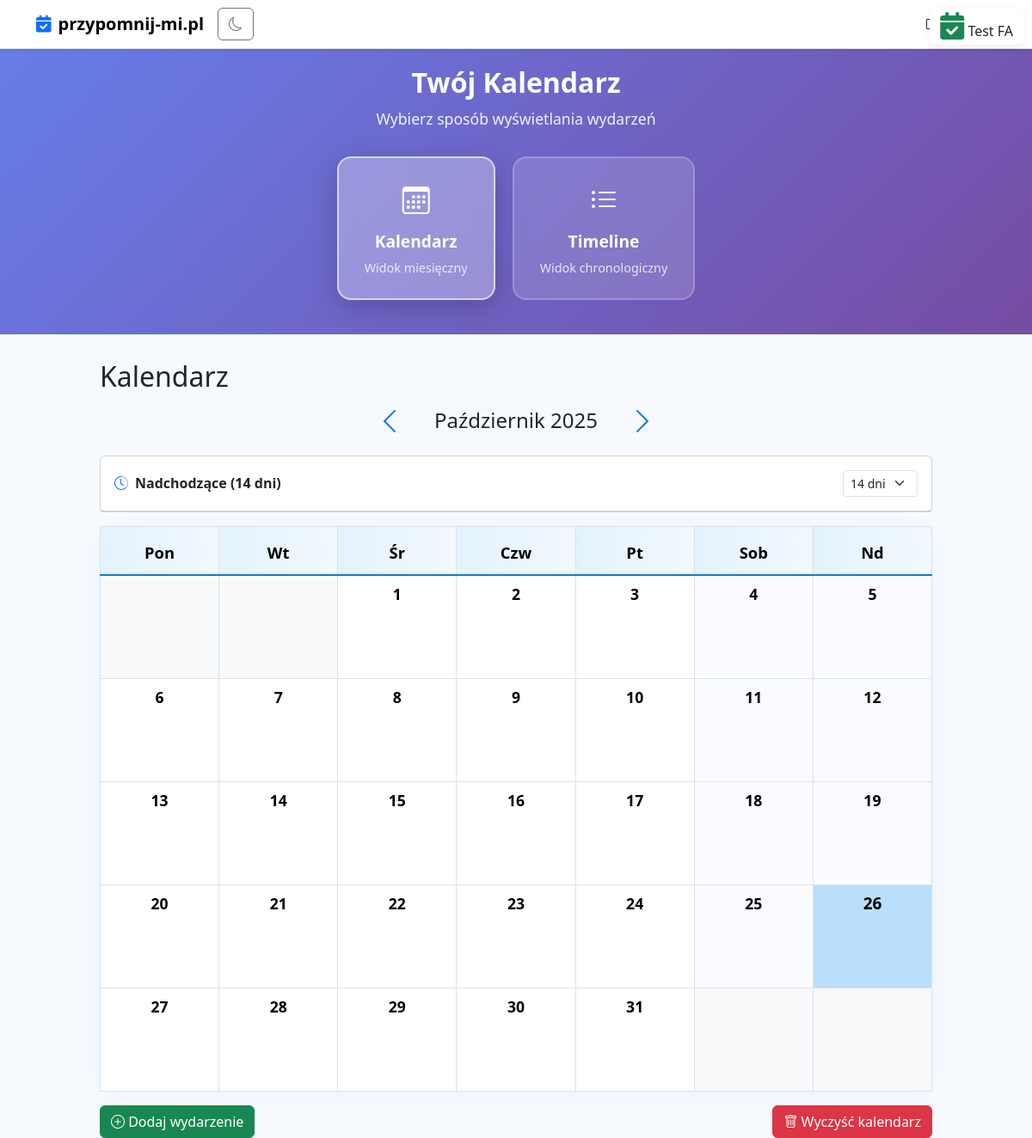
The page / (signed in) on the database as committed earlier.
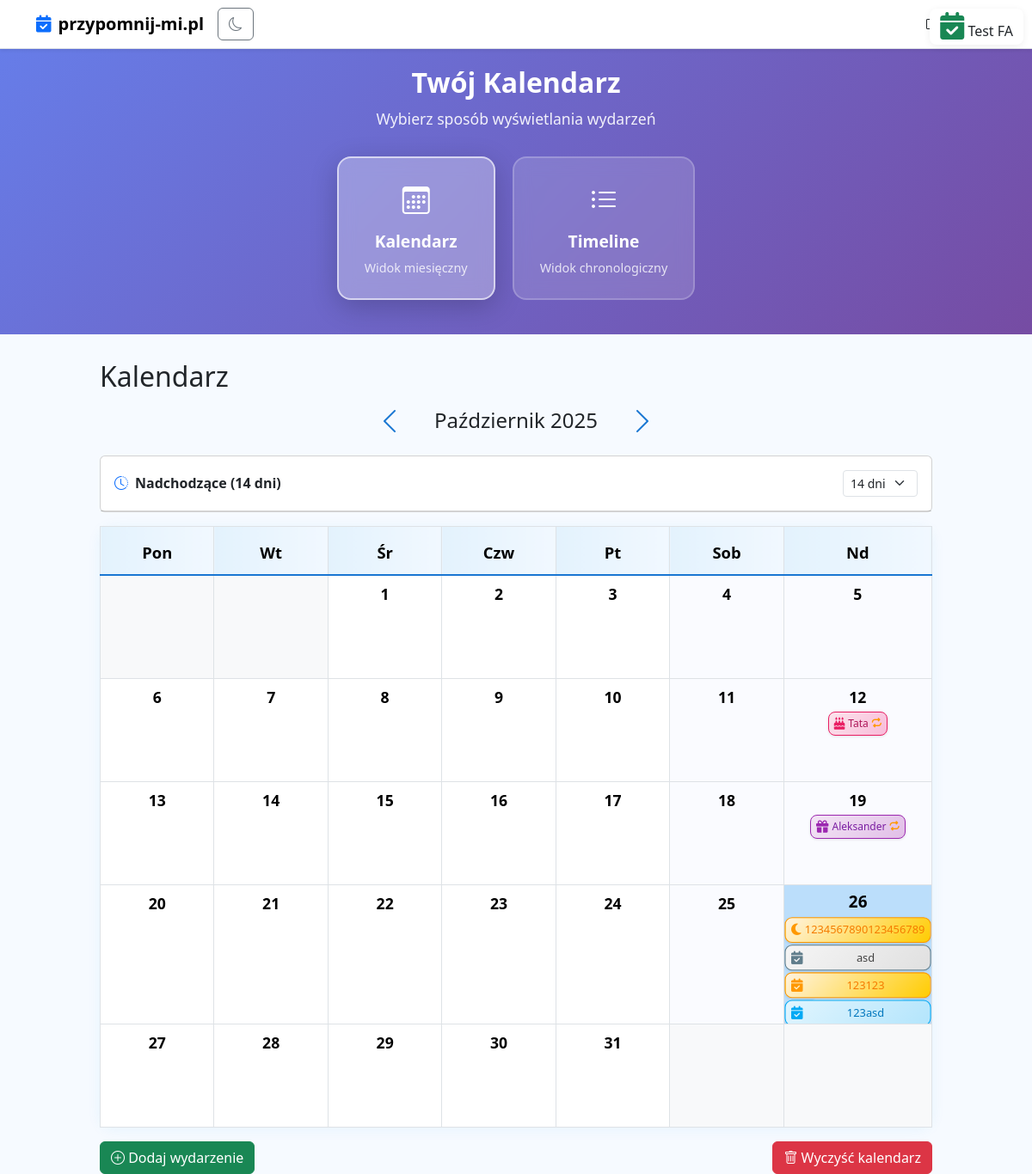
The same page on the database as committed later.
### events/models.py (models this page shows, shortened)
class Event(models.Model):
    CATEGORY_CHOICES = [
        ('urodziny', 'Urodziny'),
        ('imieniny', 'Imieniny'),
        ('rocznice', 'Rocznice'),
        ('przeglad', 'Przegląd'),
        ('ubezpieczenie', 'Ubezpieczenie'),
        ('inne', 'Wpisz własną kategorię'),
    ]
    RECURRENCE_CHOICES = [
        ('none', 'Brak'),
        ('daily', 'Codziennie'),
        ('weekly', 'Co tydzień'),
        ('monthly', 'Co miesiąc'),
        ('yearly', 'Co rok'),
    ]
    user = models.ForeignKey(User, on_delete=models.CASCADE)
    date = models.DateField()
    category = models.CharField(max_length=20, choices=CATEGORY_CHOICES)
    custom_category = models.CharField(max_length=50, blank=True, null=True)
    description = models.CharField(max_length=255)
    is_recurring = models.BooleanField(default=False, verbose_name='Wydarzenie cykliczne')
    recurrence_type = models.CharField(max_length=10, choices=RECURRENCE_CHOICES, default='none')
    recurrence_end = models.DateField(blank=True, null=True, verbose_name='Powtarzaj do (włącznie)')
    icon = models.CharField(max_length=32, blank=True, default="fa-calendar-check", verbose_name="Ikona wydarzenia")

### events/views.py (the view, shortened to what this page needs)
# urls.py: path('', views.calendar_view, name='calendar'),
@login_required
def calendar_view(request):
    try:
        month = int(request.GET.get('month', None))
        year = int(request.GET.get('year', None))
    except (TypeError, ValueError):
        month = None
        year = None
    today = date.today()
    if not month or not year:
        month = today.month
        year = today.year
    first_day = date(year, month, 1)
    if month == 12:
        last_day = date(year + 1, 1, 1) - timedelta(days=1)
    else:
        last_day = date(year, month + 1, 1) - timedelta(days=1)
    days = [first_day + timedelta(days=i) for i in range((last_day - first_day).days + 1)]
    events = Event.objects.filter(user=request.user).all()
    events_by_day = {d: [] for d in days}
    for event in events:
        if not event.is_recurring or event.recurrence_type == 'none' or not event.recurrence_type:
            if event.date in events_by_day:
                events_by_day[event.date].append(event)
        else:
            if event.recurrence_type == 'yearly' or not event.recurrence_type or event.recurrence_type == 'none':
                for d in days:
                    if d.day == event.date.day and d.month == event.date.month:
                        events_by_day[d].append(event)
    weeks = []
    week = []
    first_weekday = first_day.weekday() # 0=poniedziałek
    for _ in range(first_weekday):
        week.append(None)
    for d in days:
        week.append(d)
        if len(week) == 7:
            weeks.append(week)
            week = []
    if week:
        while len(week) < 7:
            week.append(None)
        weeks.append(week)
    miesiace_pol = [
        '', 'Styczeń', 'Luty', 'Marzec', 'Kwiecień', 'Maj', 'Czerwiec',
        'Lipiec', 'Sierpień', 'Wrzesień', 'Październik', 'Listopad', 'Grudzień'
    ]
    month_name = miesiace_pol[month]
    if month == 1:
        prev_month = 12
        prev_year = year - 1
    else:
        prev_month = month - 1
        prev_year = year
    if month == 12:
        next_month = 1
        next_year = year + 1
    else:
        next_month = month + 1
        next_year = year
    return render(request, 'events/calendar.html', {
        'weeks': weeks,
        'events_by_day': events_by_day,
        'month_name': month_name,
        'month': month,
        'year': year,
        'prev_month': prev_month,
        'prev_year': prev_year,
        'next_month': next_month,
        'next_year': next_year,
        'today': date.today(),
    })

### events/templatetags/get_item.py (called while the page is built)
@register.filter
def get_item(dictionary, key):
    return dictionary.get(key, [])

### events/templatetags/pluralize_pl.py (called while the page is built)
@register.filter(name='polish_pluralize')
def polish_pluralize(value, forms):
    try:
        count = int(value)
    except (TypeError, ValueError):
        return ''
    try:
        one, few, many = [s.strip() for s in forms.split(',')]
    except ValueError:
        return ''
    if count == 1:
        return one
    mod10 = count % 10
    mod100 = count % 100
    if mod10 in (2, 3, 4) and mod100 not in (12, 13, 14):
        return few
    return many

### templates/events/calendar.html (shortened to what this page needs)
{% extends 'base.html' %}
{% load get_item %}
{% load pluralize_pl %}
{% block content %}
<div class="view-switcher-container">
  <div class="view-switcher">
    <div class="view-switcher-header">
      <h2 class="view-switcher-title">Twój Kalendarz</h2>
      <p class="view-switcher-subtitle">Wybierz sposób wyświetlania wydarzeń</p>
    </div>
    <div class="view-switcher-buttons">
      <a href="/" class="view-switcher-btn active" id="calendarView">
        <i class="bi bi-calendar3"></i>
        <span>Kalendarz</span>
        <small>Widok miesięczny</small>
      </a>
      <a href="/timeline/" class="view-switcher-btn" id="timelineView">
        <i class="bi bi-list-ul"></i>
        <span>Timeline</span>
        <small>Widok chronologiczny</small>
      </a>
    </div>
  </div>
</div>
<div class="calendar-container mt-4" id="calendarSurface">
  <h2>Kalendarz</h2>
  <div class="d-flex align-items-center justify-content-center mb-3">
    <a href="?month={{ prev_month }}&year={{ prev_year }}" class="calendar-nav" title="Poprzedni miesiąc"><i class="bi bi-chevron-left"></i></a>
    <h4 class="mb-0 mx-3">{{ month_name }} {{ year }}</h4>
    <a href="?month={{ next_month }}&year={{ next_year }}" class="calendar-nav" title="Następny miesiąc"><i class="bi bi-chevron-right"></i></a>
  </div>
  <div class="table-responsive" style="overflow: visible;">
    <div id="upcomingPanel" class="mb-3" style="max-width:1400px;margin:0 auto;">
      <div class="card">
        <div class="card-body d-flex align-items-center justify-content-between">
          <div class="d-flex align-items-center gap-2">
            <i class="bi bi-clock-history text-primary"></i>
            <span class="fw-semibold">Nadchodzące (14 dni)</span>
          </div>
          <div>
            <select id="upcomingDays" class="form-select form-select-sm" style="width:auto;display:inline-block">
              <option value="14" selected>14 dni</option>
            </select>
          </div>
        </div>
        <ul id="upcomingList" class="list-group list-group-flush"></ul>
      </div>
    </div>
    <table class="calendar-table table table-bordered text-center align-middle">
      <thead>
        <tr>
          <th>Pon</th>
          <th>Wt</th>
          <th>Śr</th>
          <th>Czw</th>
          <th>Pt</th>
          <th>Sob</th>
          <th>Nd</th>
        </tr>
      </thead>
      <tbody>
        {% for week in weeks %}
        <tr>
          {% for day in week %}
            {% if day %}
              {% with events=events_by_day|get_item:day day_str=day|date:'Y-m-d' %}
              <td class="calendar-day{% if day == today %} calendar-today{% endif %} {% if forloop.counter >= 6 %}calendar-weekend{% endif %}"
                  style="word-break:break-word; cursor:pointer; {% if day == today %}overflow:hidden !important;{% else %}overflow:visible;{% endif %} position:relative; padding:0; width:13.5vw; min-width:120px; max-width:180px; box-sizing:border-box;"
                  onclick="handleDayClick(event, '{{ day_str }}', {{ events|length|yesno:'true,false' }})"
                  ondragover="event.preventDefault()" ondrop="handleDrop(event, '{{ day_str }}')">
                <div class="calendar-content">
                  <div class="fw-bold">{{ day.day }}</div>
                  {% if events %}
                    <div class="event-icons" style="overflow: visible !important;">
                      {% for event in events %}
                        <div class="event-card {{ event.category }}"
                             title="{{ event.get_category_display }}{% if event.category == 'inne' %} ({{ event.custom_category }}){% endif %}"
                             draggable="true" ondragstart="handleDragStart(event, {{ event.id }})"
                             style="overflow: visible !important; position: relative !important;">
                          <i class="fa-solid {% if event.icon %}{{ event.icon }}{% else %}fa-calendar-check{% endif %} event-card-icon cat-{{ event.category }}"></i>
                          <span class="event-card-text">{{ event.description|truncatechars:25 }}</span>
                          {% if event.is_recurring %}
                            <i class="fa-solid fa-repeat event-card-recurring" title="Wydarzenie cykliczne"></i>
                          {% endif %}
                        </div>
                      {% endfor %}
                    </div>
                    {% if events|length > 1 %}
                      <div class="mt-1">
                        <span class="badge event-count-badge">{{ events|length }} {{ events|length|polish_pluralize:"wydarzenie,wydarzenia,wydarzeń" }}</span>
                      </div>
                    {% endif %}
                  {% endif %}
                </div>
              </td>
              {% endwith %}
            {% else %}
              <td class="bg-light"></td>
            {% endif %}
          {% endfor %}
        </tr>
        {% endfor %}
      </tbody>
    </table>
  </div>
  <div class="d-flex gap-2 mt-2">
    <a href="{% url 'add_event' %}" class="btn btn-success"><i class="bi bi-plus-circle"></i> Dodaj wydarzenie</a>
    <button type="button" class="btn btn-danger ms-auto" data-bs-toggle="modal" data-bs-target="#clearCalendarModal"><i class="bi bi-trash"></i> Wyczyść kalendarz</button>
  </div>
</div>
{% endblock %}

### templates/base.html (shortened to what this page needs)
<!DOCTYPE html>
<html lang="pl">
<head>
    <link href="https://cdn.jsdelivr.net/npm/bootstrap@5.3.2/dist/css/bootstrap.min.css" rel="stylesheet">
    <link href="https://cdn.jsdelivr.net/npm/bootstrap-icons@1.10.5/font/bootstrap-icons.css" rel="stylesheet">
    <link rel="stylesheet" href="https://cdnjs.cloudflare.com/ajax/libs/font-awesome/6.5.0/css/all.min.css" />
</head>
<body>
<div style="position:fixed;top:10px;right:10px;z-index:5;background:#fff;padding:4px 12px;border-radius:8px;box-shadow:0 2px 8px #0001; pointer-events:none;">
</div>
<nav class="navbar navbar-expand-lg navbar-light bg-white border-bottom shadow-sm">
  <div class="container">
    <a class="navbar-brand fw-bold d-flex align-items-center" href="/">
      <i class="fa-solid fa-calendar-check text-primary me-2"></i> przypomnij-mi.pl
    </a>
    <div class="d-flex align-items-center gap-2">
      <button class="btn btn-outline-secondary" id="darkModeToggle" title="Przełącz tryb ciemny"></button>
    </div>
    <div class="collapse navbar-collapse">
      <ul class="navbar-nav ms-auto">
        {% if user.is_authenticated %}
        <li class="nav-item">
          <form method="post" action="/accounts/logout/" style="display: inline;">
            <button type="submit" class="nav-link btn btn-link border-0 p-0" style="background: none; color: inherit;"><i class="bi bi-box-arrow-right"></i> Wyloguj</button>
          </form>
        </li>
        {% else %}
        <li class="nav-item">
          <a class="nav-link" href="/accounts/login/"><i class="bi bi-box-arrow-in-right"></i> Zaloguj</a>
        </li>
        {% endif %}
      </ul>
    </div>
  </div>
</nav>
{% block content %}{% endblock %}
<div aria-live="polite" aria-atomic="true" class="position-fixed top-0 end-0 p-3" style="z-index: 1080;">
</div>
</body>
</html>

### templates/base.html (style rules this page uses)
body { background-color: #f6faff !important; background-image: none !important; background-size: auto; background-position: top left; }

Rows that differ between the two databases and show on the page:
added Event: description "Tata", is_recurring True (drawn), category "urodziny" (drawn), shown under "12"
added Event: description "Aleksander", is_recurring True (drawn), category "imieniny" (drawn), shown under "19"
added Event: description "1234567890123456789", shown under "26"
added Event: description "asd", category "inne" (drawn), shown under "26"
added Event: description "123123", shown under "26"
added Event: description "123asd", category "przeglad" (drawn), shown under "26"
Other text that changed with them:
list line gone: "26"
new list line: "26 wydarzenia"
